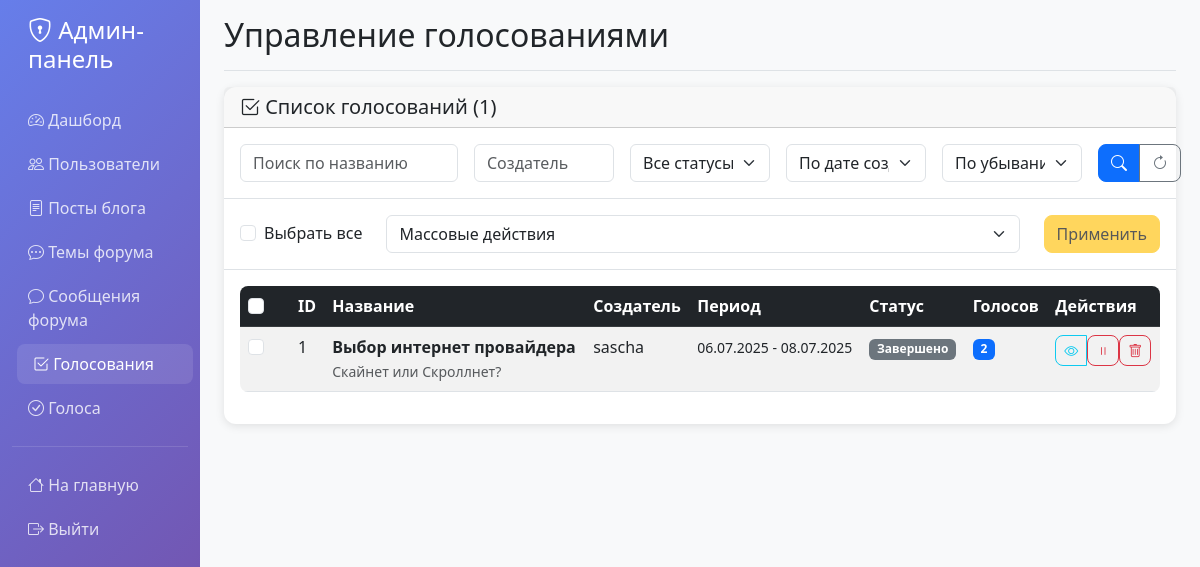
Screenshot of /admin/votings (signed in) with the database file from the repository.
### model/db_models.py (models this page shows, shortened)
class Voting(db.Model):
    id = db.Column(db.Integer, primary_key=True)
    title = db.Column(db.String(200), nullable=False)
    description = db.Column(db.Text, nullable=False)
    question = db.Column(db.String(500), nullable=False)
    start_date = db.Column(db.DateTime, nullable=False)
    end_date = db.Column(db.DateTime, nullable=False)
    is_active = db.Column(db.Boolean, default=True)
    created_by = db.Column(db.Integer, db.ForeignKey('user.id'), nullable=False)
    created_at = db.Column(db.DateTime, default=datetime.utcnow)
    creator = db.relationship('User', backref=db.backref('created_votings', lazy=True))
    options = db.relationship('VotingOption', back_populates='voting', lazy=True, cascade='all, delete-orphan')
    votes = db.relationship('Vote', backref='voting', lazy=True, cascade='all, delete-orphan')

class User(UserMixin, db.Model):
    id = db.Column(db.Integer, primary_key=True)
    username = db.Column(db.String(80), unique=True, nullable=False)
    email = db.Column(db.String(120), unique=True, nullable=False)
    password_hash = db.Column(db.String(128))
    created_at = db.Column(db.DateTime, default=datetime.utcnow)
    is_active = db.Column(db.Boolean, default=True)
    is_admin = db.Column(db.Boolean, default=False)  # Добавлено поле для админов
    last_login = db.Column(db.DateTime, nullable=True)
    failed_login_attempts = db.Column(db.Integer, default=0)
    locked_until = db.Column(db.DateTime, nullable=True)
    password_changed_at = db.Column(db.DateTime, default=datetime.utcnow)
    require_password_change = db.Column(db.Boolean, default=False)
    telegram_enabled = db.Column(db.Boolean, default=False)
    telegram_chat_id = db.Column(db.String(50), nullable=True)
    telegram_username = db.Column(db.String(100), nullable=True)

### admin/routes.py (the view, shortened to what this page needs)
@admin_bp.route('/votings')
@login_required
@admin_required
def votings():
    page = request.args.get('page', 1, type=int)
    per_page = 15
    search = request.args.get('search', '')
    creator = request.args.get('creator', '')
    status = request.args.get('status', '')
    sort_by = request.args.get('sort', 'created_at')
    sort_order = request.args.get('order', 'desc')
    query = Voting.query.join(User)
    if creator:
        query = query.filter(User.username.ilike(f'%{creator}%'))
    if status == 'active':
        query = query.filter(Voting.is_active.is_(True))
    elif status == 'inactive':
        query = query.filter(Voting.is_active.is_(False))
    elif status == 'closed':
        now = datetime.utcnow()
        query = query.filter(Voting.end_date < now)
    elif status == 'upcoming':
        now = datetime.utcnow()
        query = query.filter(Voting.start_date > now)
    if sort_order == 'desc':
        query = query.order_by(desc(getattr(Voting, sort_by)))
    else:
        query = query.order_by(asc(getattr(Voting, sort_by)))
    votings = query.paginate(page=page, per_page=per_page, error_out=False)
    return render_template('admin/votings.html', votings=votings,
                         search=search, creator=creator, status=status,
                         sort_by=sort_by, sort_order=sort_order,
                         datetime=datetime)

### admin/routes.py (called while the page is built)
def admin_required(f):
    from functools import wraps
    @wraps(f)
    def decorated_function(*args, **kwargs):
        if not current_user.is_authenticated or not getattr(current_user, 'is_admin', False):
            flash('Доступ разрешён только администраторам.', 'danger')
            return redirect(url_for('index'))
        return f(*args, **kwargs)
    return decorated_function

### admin/templates/admin/votings.html (shortened to what this page needs)
{% extends 'admin/base.html' %}
{% block page_title %}Управление голосованиями{% endblock %}
{% block content %}
<div class="card">
  <div class="card-header">
    <div class="row align-items-center">
      <div class="col">
        <h5 class="mb-0">
          <i class="bi bi-check2-square"></i>
          Список голосований ({{ votings.total }})
        </h5>
      </div>
    </div>
  </div>
  <div class="card-body border-bottom">
    <form method="GET" class="row g-3">
      <div class="col-md-3">
        <input type="text" class="form-control" name="search" placeholder="Поиск по названию" value="{{ search }}">
      </div>
      <div class="col-md-2">
        <input type="text" class="form-control" name="creator" placeholder="Создатель" value="{{ creator }}">
      </div>
      <div class="col-md-2">
        <select class="form-select" name="status">
          <option value="">Все статусы</option>
        </select>
      </div>
      <div class="col-md-2">
        <select class="form-select" name="sort">
          <option value="created_at" {% if sort_by == 'created_at' %}selected{% endif %}>По дате создания</option>
        </select>
      </div>
      <div class="col-md-2">
        <select class="form-select" name="order">
          <option value="desc" {% if sort_order == 'desc' %}selected{% endif %}>По убыванию</option>
        </select>
      </div>
      <div class="col-md-1">
        <div class="btn-group w-100">
          <button type="submit" class="btn btn-primary">
            <i class="bi bi-search"></i>
          </button>
          <a href="{{ url_for('admin.votings') }}" class="btn btn-outline-secondary">
            <i class="bi bi-arrow-clockwise"></i>
          </a>
        </div>
      </div>
    </form>
  </div>
  <div class="card-body border-bottom">
    <form method="POST" action="{{ url_for('admin.votings_mass_action') }}" id="massActionForm">
      <div class="row align-items-center">
        <div class="col-auto">
          <div class="form-check">
            <input class="form-check-input" type="checkbox" id="selectAll">
            <label class="form-check-label" for="selectAll">
              Выбрать все
            </label>
          </div>
        </div>
        <div class="col">
          <select class="form-select" name="action" id="massAction">
            <option value="">Массовые действия</option>
          </select>
        </div>
        <div class="col-auto">
          <button type="submit" class="btn btn-warning" id="massActionBtn" disabled>
            Применить
          </button>
        </div>
      </div>
    </form>
  </div>
  <div class="card-body">
    <div class="table-responsive">
      <table class="table table-striped table-hover">
        <thead class="table-dark">
          <tr>
            <th width="50">
              <input type="checkbox" class="form-check-input" id="selectAllTable">
            </th>
            <th>ID</th>
            <th>Название</th>
            <th>Создатель</th>
            <th>Период</th>
            <th>Статус</th>
            <th>Голосов</th>
            <th>Действия</th>
          </tr>
        </thead>
        <tbody>
          {% for voting in votings.items %}
          <tr>
            <td>
              <input type="checkbox" class="form-check-input voting-checkbox" name="voting_ids" value="{{ voting.id }}">
            </td>
            <td>{{ voting.id }}</td>
            <td>
              <strong>{{ voting.title }}</strong>
              <br>
              <small class="text-muted">{{ voting.question[:100] }}{% if voting.question|length > 100 %}...{% endif %}</small>
            </td>
            <td>{{ voting.creator.username }}</td>
            <td>
              <small>
                {{ voting.start_date.strftime('%d.%m.%Y') }} - {{ voting.end_date.strftime('%d.%m.%Y') }}
              </small>
            </td>
            <td>
              {% set now = datetime.utcnow() %}
              {% if voting.is_active %}
                {% if voting.start_date <= now and voting.end_date >= now %}
                  <span class="badge bg-success">Открыто</span>
                {% elif voting.start_date > now %}
                  <span class="badge bg-info">Предстоящее</span>
                {% else %}
                  <span class="badge bg-secondary">Завершено</span>
                {% endif %}
              {% else %}
                <span class="badge bg-danger">Неактивно</span>
              {% endif %}
            </td>
            <td>
              <span class="badge bg-primary">{{ voting.votes|length }}</span>
            </td>
            <td>
              <div class="btn-group" role="group">
                <a href="{{ url_for('admin.voting_detail', voting_id=voting.id) }}"
                   class="btn btn-sm btn-outline-info" title="Детали">
                  <i class="bi bi-eye"></i>
                </a>
                <form method="POST" action="{{ url_for('admin.toggle_voting_status', voting_id=voting.id) }}" style="display: inline;">
                  <button type="submit" class="btn btn-sm btn-outline-{{ 'danger' if voting.is_active else 'success' }}"
                          title="{{ 'Деактивировать' if voting.is_active else 'Активировать' }}">
                    <i class="bi bi-{{ 'pause' if voting.is_active else 'play' }}"></i>
                  </button>
                </form>
                <form method="POST" action="{{ url_for('admin.delete_voting', voting_id=voting.id) }}" style="display: inline;">
                  <button type="submit" class="btn btn-sm btn-outline-danger"
                          onclick="return confirm('Удалить голосование \"{{ voting.title }}\"?')"
                          title="Удалить">
                    <i class="bi bi-trash"></i>
                  </button>
                </form>
              </div>
            </td>
          </tr>
          {% endfor %}
        </tbody>
      </table>
    </div>
  </div>
</div>
{% endblock %}

### admin/templates/admin/base.html (style rules this page uses)
.card { border: none; box-shadow: 0 2px 10px rgba(0,0,0,0.1); border-radius: 12px; }
.btn { border-radius: 8px; font-weight: 500; }
.table { border-radius: 8px; overflow: hidden; }

### rows the page displays
Voting: id "1", title "Выбор интернет провайдера", question "Скайнет или Скроллнет?", creator.username "sascha", start_date "06.07.2025", end_date "08.07.2025", is_active "Завершено", votes|length "2"

### other values shown
{{ votings.total }} "1"
